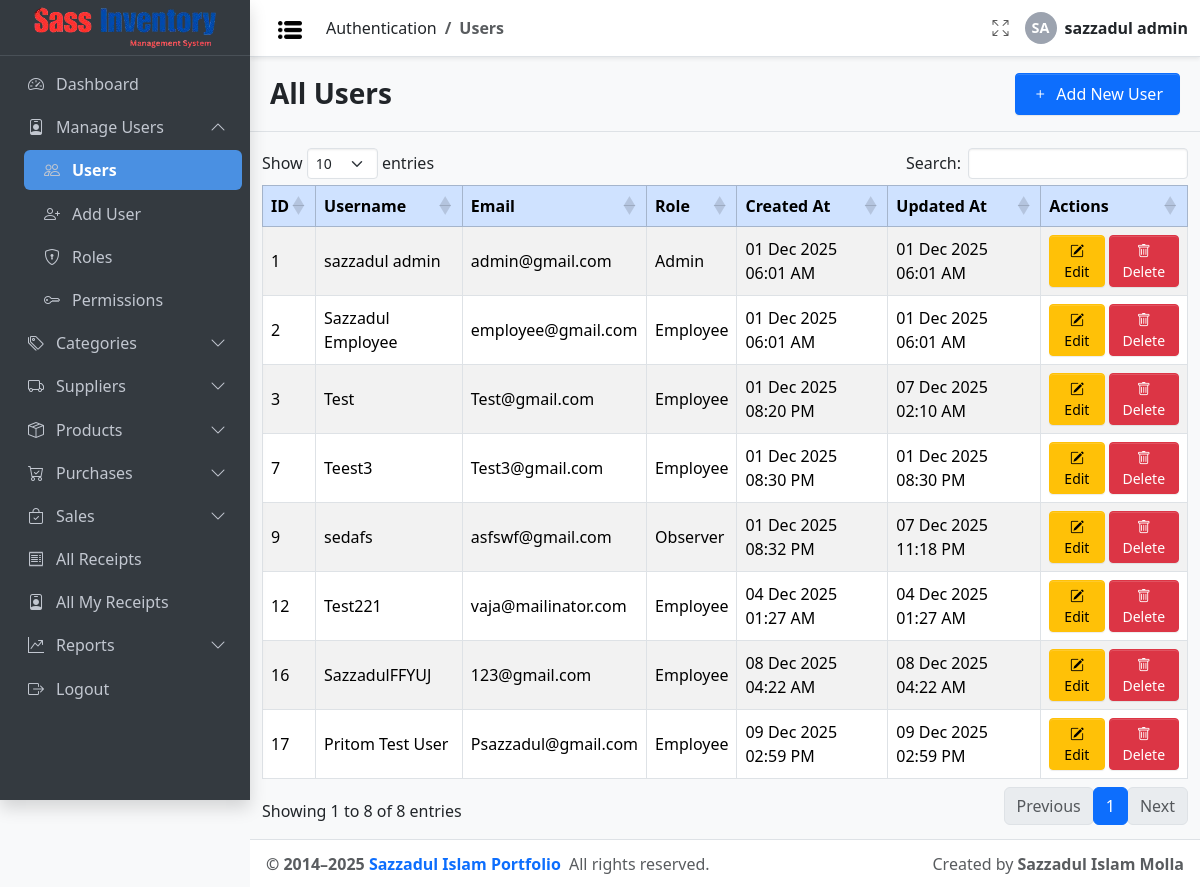
/auth/users.php (signed in), run on the app's committed database.
### tables this page shows
CREATE TABLE `user` (
  `id` int(11) NOT NULL,
  `username` varchar(100) NOT NULL,
  `password` text DEFAULT NULL COMMENT 'Password must be hashed',
  `email` varchar(100) DEFAULT NULL,
  `role_id` int(11) NOT NULL COMMENT 'FK to role.id',
  `created_at` timestamp NOT NULL DEFAULT current_timestamp(),
  `updated_at` timestamp NOT NULL DEFAULT current_timestamp() COMMENT 'Auto-update on record change'
);

CREATE TABLE `role` (
  `id` int(11) NOT NULL,
  `role_name` varchar(50) NOT NULL
);

### config/db_config.php (called while the page is built, shortened)
<?php
function can($permission, $userPermissions = null)
{
  global $USER_PERMISSIONS;
  $userPermissions = $userPermissions ?? $USER_PERMISSIONS;
  return in_array($permission, $userPermissions);
}
$Project_URL = "http://localhost/Sass_Inventory_Management/";

### Inc/link.php (called while the page is built, shortened)
<?php
function getUserPermissions($roleId, $conn)
{
  $permissions = [];
  $stmt = $conn->prepare("
        SELECT permission_name
        FROM role_permission_matrix
        WHERE role_id = ? AND assigned = 1
    ");
  $stmt->bind_param("i", $roleId);
  $stmt->execute();
  $result = $stmt->get_result();
  while ($row = $result->fetch_assoc()) {
    $permissions[] = $row['permission_name'];
  }
  return $permissions;
}

### auth/users.php (the view, shortened to what this page needs)
<?php
include_once __DIR__ . '/../config/auth_guard.php';
?>
<!doctype html>
<html lang="en">
<head>
  <link rel="stylesheet"
    href="https://cdn.jsdelivr.net/npm/@fontsource/source-sans-3@5.0.12/index.css"
    media="print" onload="this.media='all'" />
  <link rel="stylesheet"
    href="https://cdn.jsdelivr.net/npm/bootstrap-icons@1.13.1/font/bootstrap-icons.min.css" />
  <link rel="stylesheet" href="<?= $Project_URL ?>/css/adminlte.css" />
  <link rel="stylesheet"
    href="https://cdn.datatables.net/1.13.6/css/dataTables.bootstrap5.min.css" />
</head>
<?php
$conn = connectDB();
$sql = "SELECT u.*, r.role_name
        FROM user u
        LEFT JOIN role r ON u.role_id = r.id
        ORDER BY u.id ASC";
$result = $conn->query($sql);
?>
<body class="layout-fixed sidebar-expand-lg bg-body-tertiary">
  <div class="app-wrapper">
    <?php include_once '../Inc/Navbar.php'; ?>
    <?php include_once '../Inc/Sidebar.php'; ?>
    <main class="app-main">
      <div class="app-content-header py-3 border-bottom">
        <div class="container-fluid d-flex justify-content-between align-items-center flex-wrap">
          <h3 class="mb-0 " style="font-weight: 800;">All Users</h3>
          <?php if (can('add_user')): ?>
            <a href="add_user.php" class="btn btn-sm btn-primary px-3 py-2" style="font-size: medium;">
              <i class="bi bi-plus me-1"></i> Add New User
            </a>
          <?php endif; ?>
        </div>
      </div>
      <div class="app-content-body mt-3">
        <div class="container-fluid">
          <?php if ($result->num_rows == 0): ?>
            <div class="text-center text-muted py-5">
              <i class="bi bi-inbox fs-1 d-block mb-2"></i>
              <h5>No users found</h5>
            </div>
          <?php else: ?>
            <div class="table-responsive">
              <table id="usersTable" class="table table-bordered table-striped table-hover align-middle">
                <thead class="table-primary">
                  <tr>
                    <th>ID</th>
                    <th>Username</th>
                    <th>Email</th>
                    <th>Role</th>
                    <th>Created At</th>
                    <th>Updated At</th>
                    <th>Actions</th>
                  </tr>
                </thead>
                <tbody>
                  <?php while ($row = $result->fetch_assoc()): ?>
                    <tr>
                      <td><?= $row['id'] ?></td>
                      <td><?= htmlspecialchars($row['username']) ?></td>
                      <td><?= htmlspecialchars($row['email']) ?></td>
                      <td><?= htmlspecialchars($row['role_name'] ?? 'Unknown') ?></td>
                      <td>
                        <?= !empty($row['created_at'])
                          ? date('d M Y h:i A', strtotime($row['created_at']))
                          : '-' ?>
                      </td>
                      <td>
                        <?= !empty($row['updated_at'])
                          ? date('d M Y h:i A', strtotime($row['updated_at']))
                          : '-' ?>
                      </td>
                      <td>
                        <div class="d-flex gap-1">
                          <?php if (can('edit_user')): ?>
                            <a href="edit_user.php?id=<?= urlencode($row['id']) ?>" class="btn btn-warning btn-sm flex-fill">
                              <i class="bi bi-pencil-square"></i> Edit
                            </a>
                          <?php endif; ?>
                          <?php if (can('delete_user')): ?>
                            <a href="delete_user.php?id=<?= urlencode($row['id']) ?>"
                              class="btn btn-danger btn-sm flex-fill"
                              onclick="return confirm('Are you sure you want to delete this user?');">
                              <i class="bi bi-trash"></i> Delete
                            </a>
                          <?php endif; ?>
                        </div>
                      </td>
                    </tr>
                  <?php endwhile; ?>
                </tbody>
              </table>
            </div>
          <?php endif; ?>
        </div>
      </div>
    </main>
    <?php include_once '../Inc/Footer.php'; ?>
  </div>
</body>
</html>

### data on the page
user: id "1", username "sazzadul admin", email "admin@gmail.com", role.role_name "Admin", created_at "01 Dec 2025 06:01 AM", updated_at "01 Dec 2025 06:01 AM"
user: id "2", username "Sazzadul Employee", email "employee@gmail.com", role.role_name "Employee", created_at "01 Dec 2025 06:01 AM", updated_at "01 Dec 2025 06:01 AM"
user: id "3", username "Test", email "Test@gmail.com", role.role_name "Employee", created_at "01 Dec 2025 08:20 PM", updated_at "07 Dec 2025 02:10 AM"
user: id "7", username "Teest3", email "Test3@gmail.com", role.role_name "Employee", created_at "01 Dec 2025 08:30 PM", updated_at "01 Dec 2025 08:30 PM"
user: id "9", username "sedafs", email "asfswf@gmail.com", role.role_name "Observer", created_at "01 Dec 2025 08:32 PM", updated_at "07 Dec 2025 11:18 PM"
user: id "12", username "Test221", email "vaja@mailinator.com", role.role_name "Employee", created_at "04 Dec 2025 01:27 AM", updated_at "04 Dec 2025 01:27 AM"
user: id "16", username "SazzadulFFYUJ", email "123@gmail.com", role.role_name "Employee", created_at "08 Dec 2025 04:22 AM", updated_at "08 Dec 2025 04:22 AM"
user: id "17", username "Pritom Test User", email "Psazzadul@gmail.com", role.role_name "Employee", created_at "09 Dec 2025 02:59 PM", updated_at "09 Dec 2025 02:59 PM"

### other printed values
$parentTitle "Authentication"
$childTitle "Users"
$initials "SA"
$_SESSION['username'] "sazzadul admin"
$menu['title'] "Dashboard"
$menu['title'] "Manage Users"
$sub['title'] "Users"
$sub['title'] "Add User"
$sub['title'] "Roles"
$sub['title'] "Permissions"
$menu['title'] "Categories"
$menu['title'] "Suppliers"
$menu['title'] "Products"
$menu['title'] "Purchases"
$menu['title'] "Sales"
